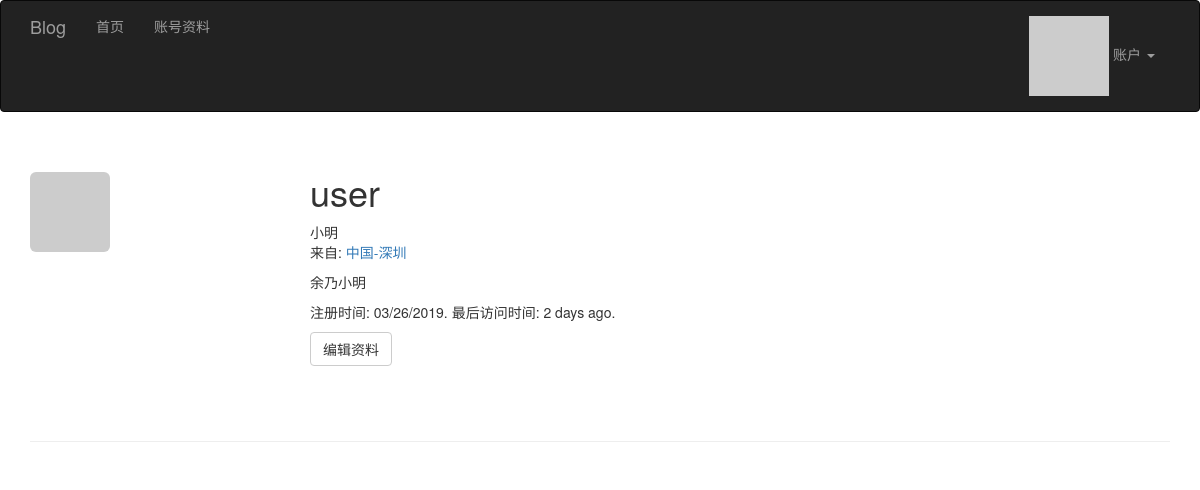
Before: /user/user (signed in) with the older database file.
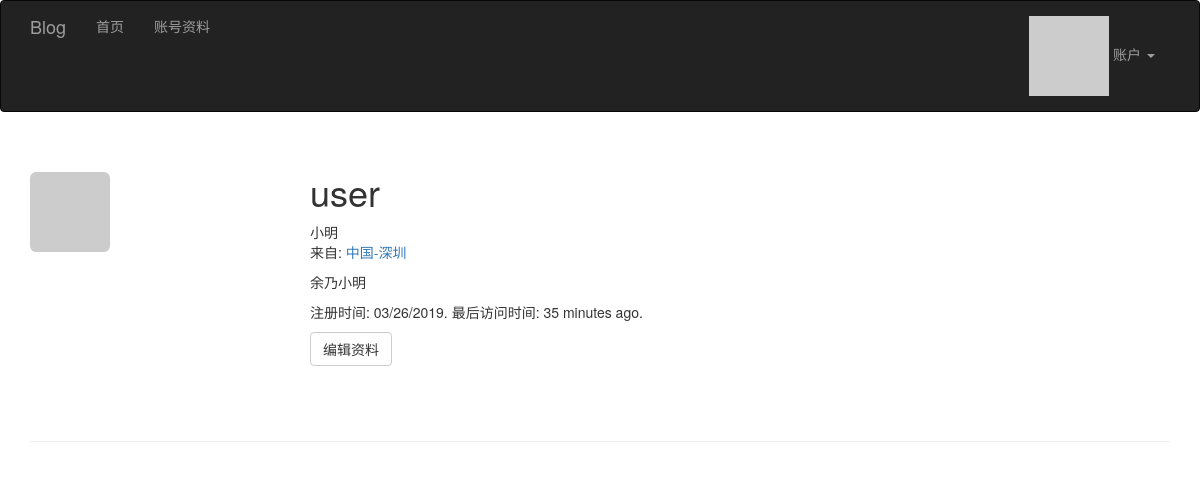
After: the same page with the newer database file.
### app/models.py (models this page shows, shortened)
class User(UserMixin, db.Model):
    __tablename__ = 'users'
    id = db.Column(db.Integer, primary_key=True)
    email = db.Column(db.String(64), unique=True)
    username = db.Column(db.String(64), unique=True, index=True)
    password_hash = db.Column(db.String(128))
    role_id = db.Column(db.Integer, db.ForeignKey('roles.id'))
    confirmed = db.Column(db.Boolean, default=False)
    name = db.Column(db.String(64))
    location = db.Column(db.String(64))
    about_me = db.Column(db.Text())
    member_since = db.Column(db.DateTime(), default=datetime.utcnow)
    last_seen = db.Column(db.DateTime(), default=datetime.utcnow)
    avatar_hash = db.Column(db.String(32))
    @property
    def password(self):
        """密码生成哈希值就无法还原"""
        raise AttributeError('密码没有可读的属性')
    def can(self, perm):
        return self.role is not None and self.role.has_permission(perm)
    def is_administrator(self):
        return self.can(Permission.ADMIN)
    def ping(self):
        self.last_seen = datetime.utcnow()
        self.add = db.session.add(self)
    def gravatar_hash(self):
        return hashlib.md5(self.email.lower().encode('utf-8')).hexdigest()
    def gravatar(self, size=100, default='identicon', rating='g'):
        url = 'https://www.gravatar.com/avatar'
        hash = self.avatar_hash or self.gravatar_hash()
        u = '{url}/{hash}?s={size}&d={default}&r={rating}'.format(
            url=url, hash=hash, size=size, default=default, rating=rating)
        return u

### app/main/views.py (the view)
class Users(MethodView):
    def get(self, username):
        user = User.query.filter_by(username=username).first_or_404()
        return render_template('user.html', user=user)

### app/auth/views.py (called while the page is built)
@auth.before_app_request
def before_request():
    if current_user.is_authenticated:
        current_user.ping()
        if not current_user.confirmed \
                and request.blueprint != 'auth' \
                and request.endpoint != 'static':
            return redirect(url_for('auth.unconfirmed'))

### app/main/__init__.py (called while the page is built)
@main.app_context_processor
def inject_permissions():
    return dict(Permission=Permission)

### app/models.py (called while the page is built)
@login_manager.user_loader
def load_user(user_id):
    return User.query.get(int(user_id))

    def has_permission(self, perm):
        return self.permissions & perm == perm

### app/templates/user.html (shortened to what this page needs)
{% extends "base.html" %}
{% block page_content %}
<div class="page-header">
    <img class="img-rounded profile-thumbnail" src="{{ user.gravatar(size=256) }}">
    <div class="profile-header">
        <h1>{{ user.username }}</h1>
        {% if user.name or user.location %}
        <p>
            {% if user.name %}{{ user.name }}<br>{% endif %}
            {% if user.location %}
                来自: <a href="http://maps.google.com/?q={{ user.location }}">{{ user.location }}</a><br>
            {% endif %}
        </p>
        {% endif %}
        {% if user.about_me %}<p>{{ user.about_me }}</p>{% endif %}
        <p>注册时间: {{ moment(user.member_since).format('L') }}. 最后访问时间: {{ moment(user.last_seen).fromNow() }}.</p>
        <p>
            {% if user == current_user %}
            <a class="btn btn-default" href="{{ url_for('.edit_profile') }}">编辑资料</a>
            {% endif %}
        </p>
    </div>
</div>
{% endblock %}

### app/templates/base.html (shortened to what this page needs)
{% extends "bootstrap/base.html" %}
{% block head %}
    {{ super() }}
    <link rel="stylesheet" type="text/css" href="{{ url_for('static', filename='css/styles.css') }}">
{% endblock %}
{% block navbar %}
    <div class="navbar navbar-inverse" role="navigation">
        <div class="container">
            <div class="navbar-header">
                <a class="navbar-brand" href="{{ url_for('main.index') }}">Blog</a>
            </div>
            <div class="navbar-collapse collapse">
                <ul class="nav navbar-nav">
                    <li><a href="{{ url_for('main.index') }}">首页</a></li>
                    {% if current_user.is_authenticated %}
                        <li><a href="{{ url_for('main.user', username=current_user.username) }}">账号资料</a></li>
                    {% endif %}
                </ul>
                <ul class="nav navbar-nav navbar-right">
                    {% if current_user.is_authenticated %}
                        <li class="dropdown">
                            <a href="#" class="dropdown-toggle" data-toggle="dropdown">
                                <img src="{{ current_user.gravatar(size=18) }}">
                                账户 <b class="caret"></b>
                            </a>
                        </li>
                    {% else %}
                        <li><a href="{{ url_for('auth.login') }}">登录</a></li>
                    {% endif %}
                </ul>
            </div>
        </div>
    </div>
{% endblock %}
{% block content %}
    <div class="container">
        {% block page_content %}{% endblock %}
    </div>
{% endblock %}

### app/static/css/styles.css (style rules this page uses)
.profile-thumbnail { position: absolute; }
.profile-header { min-height: 260px; margin-left: 280px; }

Changed rows visible on the page:
changed User "user": last_seen "2 days ago" → "35 minutes ago"
